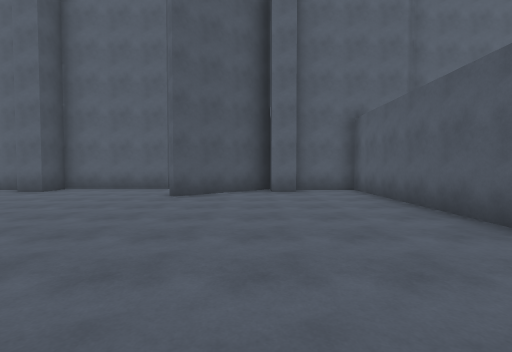
view 1 (above)

12 first-person views from a walk through a Unity game level. The camera is 1.4 m above the floor, tilts 2° down and sees 85° across. The floor is counted in squares, 2 m on a side. Each view is taken from the middle of a square. On the plan, view 1 faces up. The plan holds only what a view shows up to about 9 squares ahead; the rest is blank. The place goes on beyond the plan. The player character is not drawn. Some animated figures are left out.

view 2
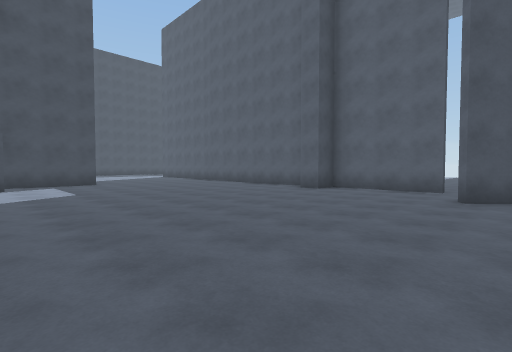

view 3
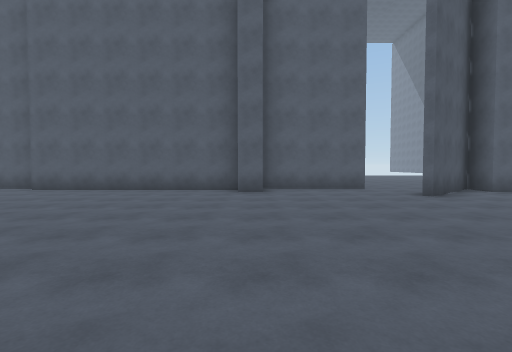

view 4
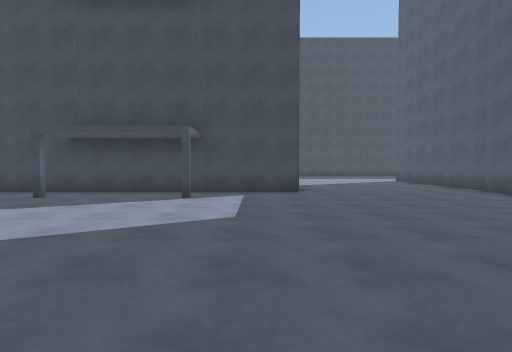

view 5
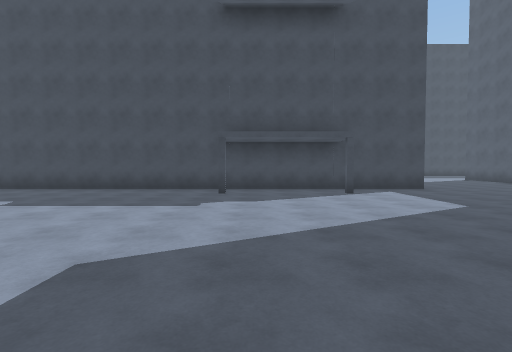

view 6
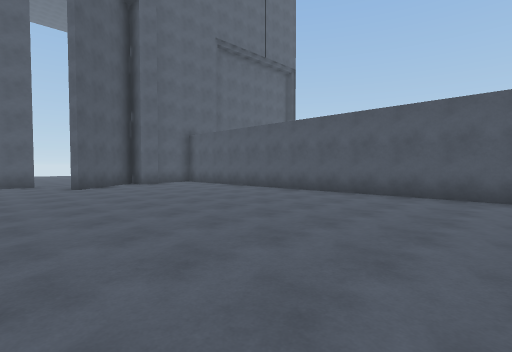

view 7
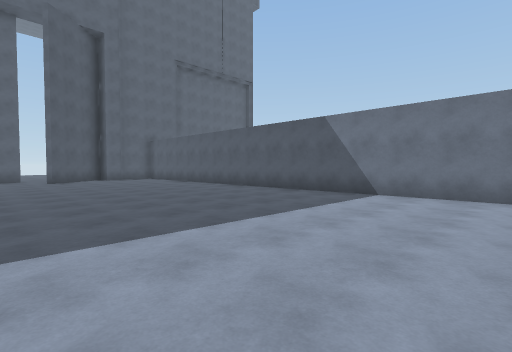

view 8
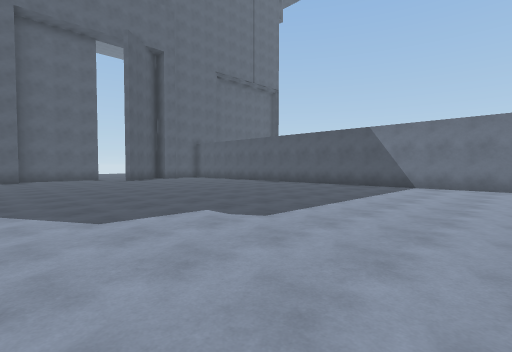

view 9
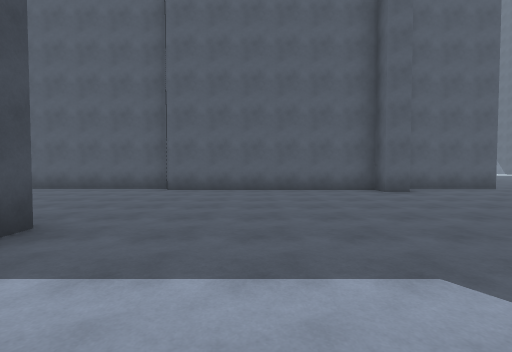

view 10
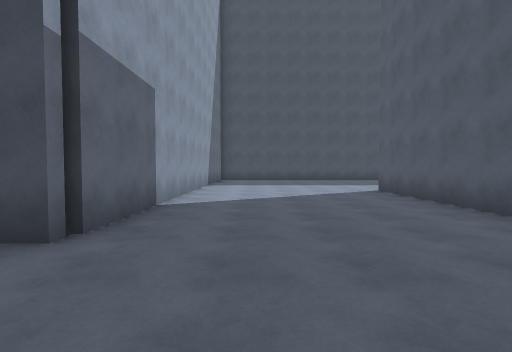

view 11
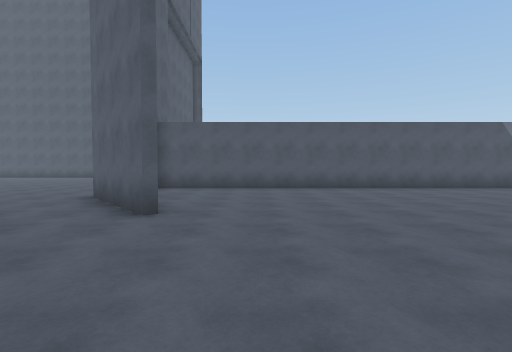

view 12
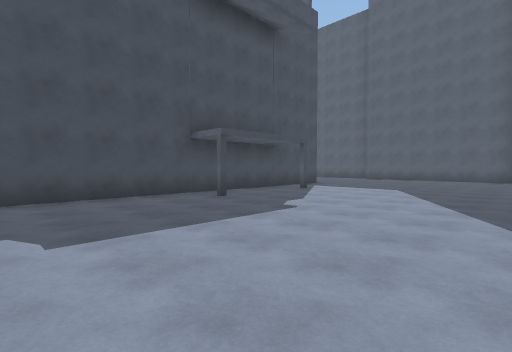

### Floor plan
Points are (right, up) in squares from view 1. A wall is a line through its corners. A room is listed if a view was taken in it or the views show most of it. See-through windows are left out.
Room 1 (views 1, 2, 3, 4, 5, 6, 7, 8, 9, 10, 11, 12)
walls: (-5.8, 7.6) (-6.5, 7.6); (-6.5, 8.2) (-12.6, 8.2); (-2.6, 8.5) (-5.8, 8.5); (1.1, 7.6) (0.4, 7.6); (-14.5, 3.2) (-12.5, 3.2) (-12.5, -7.5); (0.4, 8.5) (-1.9, 6.4); (2.9, -6.8) (2.9, 8.2) (1.1, 8.2); (-12.6, 8.5) (-14.5, 8.5)
ways out: opening at (-14, 6)

Positions as (right, up) in squares from view 1, and headings:
1: (0, 0), facing up
2: (-1, 0), facing up-left
3: (-6, 0), facing up
4: (-5, 2), facing left
5: (-4, -2), facing left
6: (-4, -3), facing up-right
7: (-4, -7), facing up-right
8: (-7, -7), facing up-right
9: (-10, 0), facing up
10: (-10, 5), facing left
11: (-6, 5), facing right
12: (-6, -7), facing up-left
